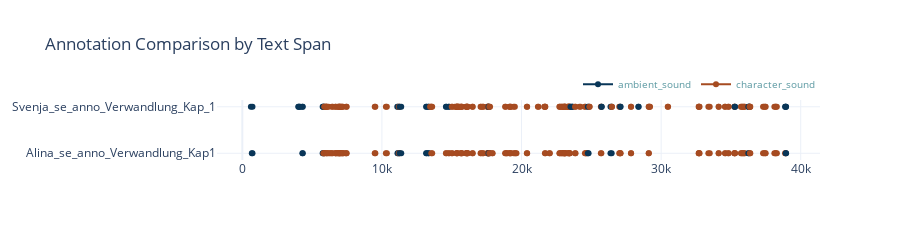

The code cell stored with this chart in its notebook:
### Markdown cell above
## `get_iaa()` <a class="anchor" id="2-bullet"></a>

The demo project contains three annotation collections.
In this demo we will compute the agreement of the collections 'ac_1' and 'ac_2'.

For every annotation in annotation collection 1 (`ac1_name`) the `get_iaa` method searches for the best matching annotation
in annotation collection 2 (`ac2_name`) with respect to its annotation text span.
The following examples show how matching annotations in two annotation collections are identified:

<img src="img/best_match_example_iaa.png">

In contrast to the `gamma_agreement` method (see below), the `get_iaa` method only considers the best matching annotations
from both annotation collections when computing the IAA value.

### Basic example <a class="anchor" id="2.1"></a>

First, we will take look at both annotation collections by comparing the annotation spans.

### Code cell
# compare the annotation collections by start point
my_project.compare_annotation_collections(
    annotation_collections=['Alina_se_anno_Verwandlung_Kap1', 'Svenja_se_anno_Verwandlung_Kap_1']
)
